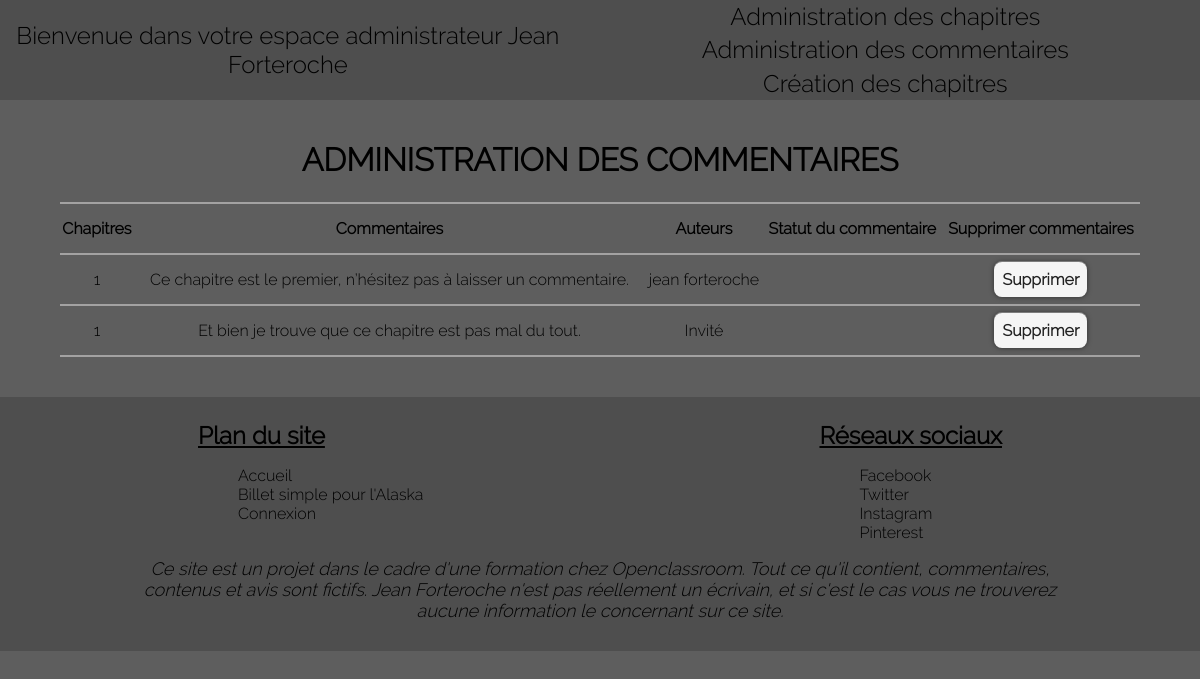
Screenshot of /index.php?page=adminCommentsPage (signed in) with the database file from the repository.
### tables this page shows
CREATE TABLE `comments` (
  `id` int(11) NOT NULL,
  `idChapter` int(11) NOT NULL,
  `commentContent` text NOT NULL,
  `author` varchar(255) NOT NULL DEFAULT 'invité',
  `dateOfPublication` datetime NOT NULL,
  `report` tinyint(4) NOT NULL DEFAULT '0'
);

### view/View.php (called while the page is built, shortened)
<?php
class View {
    public function renderAdmin($path, $param){
        $content = $this->renderContent($path, $param);
        require('view/adminTemplate.php');
        return ob_get_clean();
    }
    public function renderContent($path, $param){
        extract($param);
        require($path);
        return ob_get_clean();
    }
}

### controller/Controller.php (called while the page is built, shortened)
<?php
class Controller{
    public function adminCommentsPage($warningMessage=null){
        $title = 'Administration des commentaires';
        $commentManager = new CommentManager();
        $allcomments = $commentManager->getAllComments();
        $chapterManager = new ChapterManager();
        $allChapters = $chapterManager->getAllChapterWithID();
        $view = new View();
        return $view->renderAdmin('view/adminCommentsView.php', [   'title'=>$title,
                                                                    'allComments'=>$allcomments,
                                                                    'allChapters'=>$allChapters,
                                                                    'warningMessage'=>$warningMessage
                                                                ]);
    }
}

### model/ChapterManager.php (called while the page is built, shortened)
<?php
class ChapterManager extends Model{
    public function getAllChapterWithID(){
        $sql = ('SELECT * FROM chapter ORDER BY chapterNumber');
        $allChaptersList = [];
        $statement = $this->executeQuery($sql);
        while($rs = $statement->fetch()){
            $chapter = new Chapter($rs);
            $allChaptersList[$chapter->getId()]= $chapter;
        }
        return $allChaptersList;
    }
}

### model/Model.php (called while the page is built, shortened)
<?php
abstract class Model{
    private $_db;
    protected function executeQuery($sql){
        $req = $this->getDb()->query($sql);
        return $req;
    }
    private function getDb(){
        if($this->_db == null){
            $this->_db = new PDO('mysql:host=localhost;dbname=Projet 4_Blog Jean Forteroche;charset=utf8','root','963951');
        }
        return $this->_db;
    }
}

### model/AbstractEntity.php (called while the page is built, shortened)
<?php
abstract class AbstractEntity{
    public function hydrate(array $donnees){
        foreach($donnees as $key => $value){
            $method = 'set' . ucfirst($key);
        }
    }
}

### model/Chapter.php (called while the page is built, shortened)
<?php
class Chapter extends AbstractEntity{
    private $_id;
    private $_chapterNumber;
    public function getId(){
        return $this->_id;
    }
    public function setId($id){
        $this->_id = $id;
    }
    public function getChapterNumber(){
        return $this->_chapterNumber;
    }
    public function setChapterNumber($chapterNumber){
        $this->_chapterNumber = $chapterNumber;
    }
}

### model/Comment.php (called while the page is built, shortened)
<?php
class Comment extends AbstractEntity{
    private $_id;
    private $_idChapter;
    private $_commentContent;
    private $_author;
    public function getId(){
        return $this->_id;
    }
    public function setId($id){
        $this->_id = $id;
    }
    public function getIdChapter(){
        return $this->_idChapter;
    }
    public function setIdChapter($idChapter){
        $this->_idChapter = $idChapter;
    }
    public function getCommentContent(){
        return $this->_commentContent;
    }
    public function setCommentContent($commentContent){
        $this->_commentContent = $commentContent;
    }
    public function getAuthor(){
        return $this->_author;
    }
    public function setAuthor($author){
        $this->_author = $author;
    }
}

### model/CommentManager.php (called while the page is built, shortened)
<?php
class CommentManager extends Model{
    public function getAllComments(){
        $sql = ('SELECT * FROM comments ORDER BY report DESC, idChapter');
        $allCommentsList = [];
        $statement = $this->executeQuery($sql);
        while($rs = $statement->fetch()){
            $comment = new Comment($rs);
            $allCommentsList[]= $comment;
        }
        return $allCommentsList;
    }
}

### view/adminCommentsView.php (the view, shortened to what this page needs)
<div id="adminComment">
    <h1>administration des commentaires</h1>
    <table>
            <tr>
                <th>Chapitres</th>
                <th>Commentaires</th>
                <th>Auteurs</th>
                <th>Statut du commentaire</th>
                <th>Supprimer commentaires</th>
            </tr>
    <?php foreach($allComments as $comment): ?>
            <tr class="commentLine">
                <td><?= $allChapters[$comment->getIdChapter()]->getChapterNumber(); ?></td>
                <td><?= $comment->getCommentContent(); ?></td>
                <td><?= $comment->getAuthor(); ?></td>
                <td class="reportField"></td>
                <td><a class="adminModifyButton" href="index.php?page=deleteCommentAction&amp;idDelComment=<?= $comment->getId() ?> "
                    onclick = "return(confirm('Voulez-vous supprimer ce commentaire ? '))">Supprimer</a></td>
            </tr>
    <?php endforeach; ?>
        </table>
</div>

### public/css/style.css (style rules this page uses)
body { background-color: #5e5e5e; font-family: 'ralewaynormal', arial, sans-serif; margin: auto; color: black; }
h1 { text-transform: uppercase; text-align: center; margin-left: 20px; margin-right: 20px; font-size: xx-large; }
.button, .adminDeletedButton, .adminModifyButton { text-decoration: none; font-weight: bold; padding: 8px; text-align: center; color: #000; background: #F5F5F5; border-radius: 8px; text-shadow: 0px 1px 0px rgba( 255, 255, 255, 0.2); box-shadow: 0 0 5px rgba( 0, 0, 0, 0.5), 0 -1px 0 rgba( 255, 255, 255, 0.4); }
.button:hover, .adminDeletedButton:hover, .adminModifyButton { color: #222; background: #F5F5F5; }
table { width: 90%; margin: auto; border-collapse: collapse; }
table a { text-decoration: none; }
th, td { border-top: 2px solid #a3a2a2; border-bottom: 2px solid #a3a2a2; padding: 15px 0px 15px 0px; }
#adminComment { margin-top: 20px; margin-bottom: 40px; }

### rows the page displays
comments: idChapter "1", commentContent "Ce chapitre est le premier, n’hésitez pas à laisser un commentaire.", author "jean forteroche"
comments: idChapter "1", commentContent "Et bien je trouve que ce chapitre est pas mal du tout.", author "Invité"

### other values shown
$member->getPseudo() "Jean Forteroche"
